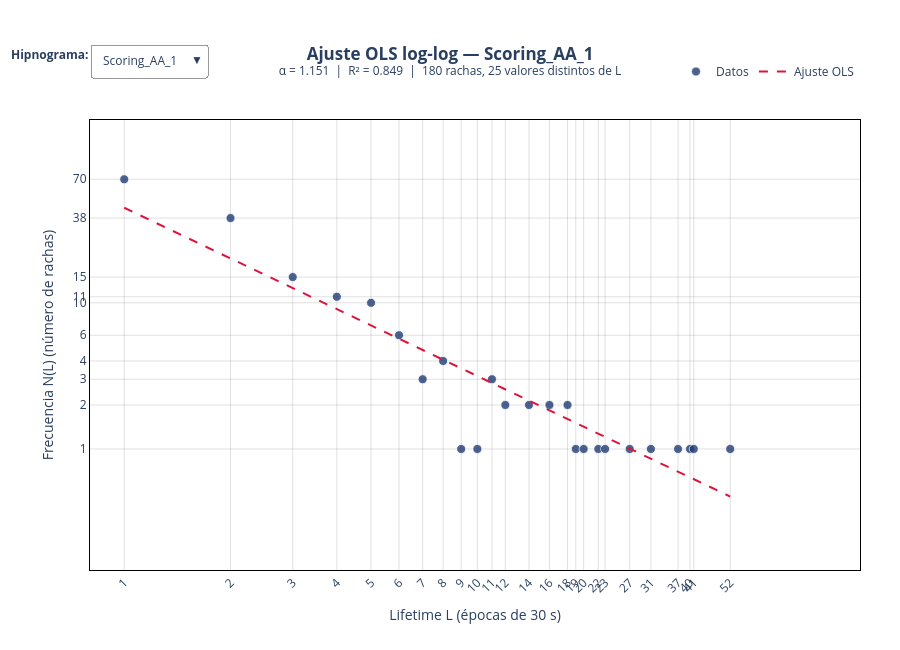

This figure's notebook cell:
### Markdown cell above
### p-valor y $R^2$

### Code cell
EPOCA_SEG = 30
sujetos = list(hipnogramas.keys())

# --- Pre-cálculo por sujeto ---
datos = {}
for s in sujetos:
    lfts = calcular_lifetimes(np.asarray(hipnogramas[s]))
    valores, conteos = np.unique(lfts, return_counts=True)
    row = df_ols[df_ols['Sujeto'] == s].iloc[0]

    # Recta OLS: N(L) = 10^intercept * L^(-alpha)
    # geomspace: puntos equiespaciados en escala log, la recta queda suave en log-log
    l_fit = np.geomspace(valores.min(), valores.max(), 100)
    n_fit = (10 ** row['intercept']) * (l_fit ** (-row['alpha_ols']))

    datos[s] = dict(x=valores, y=conteos, l_fit=l_fit, n_fit=n_fit,
                    alpha=row['alpha_ols'], b=row['intercept'], r2=row['r2'],
                    n_rachas=int(len(lfts)), n_puntos=len(valores))

# --- Rangos globales fijos (para comparar entre hipnogramas) ---
x_max = max(d['x'].max() for d in datos.values())
y_max = max(d['y'].max() for d in datos.values())
y_min = min(min(d['n_fit'].min(), d['y'].min()) for d in datos.values())

def ticks_usados(vals, max_ticks=25):
    vals = np.unique(vals)
    if len(vals) > max_ticks:
        idx = np.unique(np.round(np.geomspace(1, len(vals), max_ticks)).astype(int) - 1)
        vals = vals[idx]
    return [int(v) for v in vals]

def titulo(s):
    d = datos[s]
    return (f"<b>Ajuste OLS log-log — {s}</b>"
            f"<br><sup>α = {d['alpha']:.3f} &nbsp;|&nbsp; R² = {d['r2']:.3f} "
            f"&nbsp;|&nbsp; {d['n_rachas']} rachas, {d['n_puntos']} valores distintos de L</sup>")

fig = go.Figure()
buttons = []

for i, s in enumerate(sujetos):
    d = datos[s]
    visible = (i == 0)

    # Traza 1: datos observados
    fig.add_trace(go.Scatter(
        x=d['x'], y=d['y'], mode='markers', name='Datos',
        marker=dict(size=9, color='#1f3b73', opacity=0.8, line=dict(width=0.8, color='white')),
        customdata=np.column_stack([d['x'] * EPOCA_SEG, d['x'] * EPOCA_SEG / 60]),
        hovertemplate=("<b>Dato observado</b><br>"
                       "Lifetime L: %{x} épocas<br>"
                       "Duración: %{customdata[0]} s (%{customdata[1]:.1f} min)<br>"
                       "Frecuencia N(L): %{y} rachas<extra></extra>"),
        visible=visible
    ))

    # Traza 2: recta OLS
    fig.add_trace(go.Scatter(
        x=d['l_fit'], y=d['n_fit'], mode='lines', name='Ajuste OLS',
        line=dict(color='crimson', width=2, dash='dash'),
        hovertemplate=("<b>Ajuste OLS</b><br>"
                       "L: %{x:.1f} épocas<br>"
                       "N(L) ajustado: %{y:.2f}<extra></extra>"),
        visible=visible
    ))

    vis = [False] * (2 * len(sujetos))
    vis[2 * i] = vis[2 * i + 1] = True
    xt, yt = ticks_usados(d['x']), ticks_usados(d['y'])

    buttons.append(dict(
        label=s, method='update',
        args=[{'visible': vis},
              {'title.text': titulo(s),
               'xaxis.tickvals': xt, 'xaxis.ticktext': [str(v) for v in xt],
               'yaxis.tickvals': yt, 'yaxis.ticktext': [str(v) for v in yt]}]
    ))

xt0, yt0 = ticks_usados(datos[sujetos[0]]['x']), ticks_usados(datos[sujetos[0]]['y'])

fig.update_layout(
    template='plotly_white', height=650,
    title=dict(text=titulo(sujetos[0]), x=0.5),
    legend=dict(orientation='h', x=1.0, xanchor='right', y=1.14),
    hovermode='closest',
    margin=dict(l=90, r=40, t=120, b=80),
    updatemenus=[dict(type='dropdown', buttons=buttons, active=0,
                      x=0.0, y=1.17, xanchor='left', yanchor='top',
                      bgcolor='white', bordercolor='#999')],
    annotations=[dict(text='<b>Hipnograma:</b>', x=0.0, y=1.17, xref='paper', yref='paper',
                      xanchor='right', yanchor='top', showarrow=False)],
    xaxis=dict(type='log', title_text='Lifetime L (épocas de 30 s)',
               tickmode='array', tickvals=xt0, ticktext=[str(v) for v in xt0], tickangle=-45,
               range=[np.log10(0.8), np.log10(x_max * 1.2)],
               showgrid=True, gridcolor='rgba(0,0,0,0.12)',
               showline=True, linecolor='black', mirror=True),
    yaxis=dict(type='log', title_text='Frecuencia N(L) (número de rachas)',
               tickmode='array', tickvals=yt0, ticktext=[str(v) for v in yt0],
               range=[np.log10(y_min * 0.7), np.log10(y_max * 1.3)],
               showgrid=True, gridcolor='rgba(0,0,0,0.12)',
               showline=True, linecolor='black', mirror=True),
)

fig.show()
